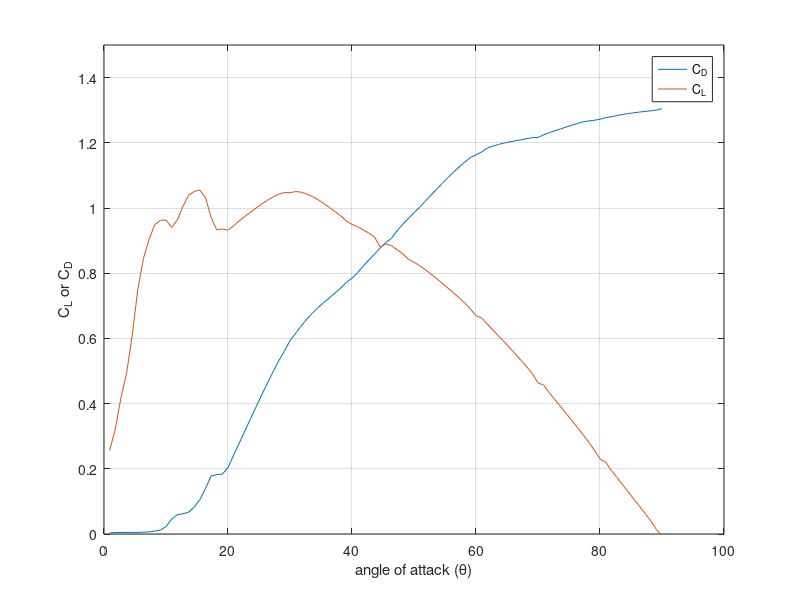

This figure's MATLAB source:
clear; close all; clc;

%% DEFINE
theta = deg2rad(45);
omega = 628.318; % 6000 rpm in rad/s
c = 0.02; % m
Vinf = 7; % m/s
dr = 0.01; % m
r = 0.03; %m
rho = 1.4;
%% getting C_L and C_D from the reference paper

alpha = linspace(0, pi/2, 100);
alpha_in_deg = rad2deg(alpha);
num = xlsread('Cl.csv');

x = num(:,1);
y = num(:,2);

xi = linspace(0, 90, 100);
C_L = interp1(x, y, xi);

num = xlsread('Cd.csv');

x = sort(num(:,1));
x(81) = []; % accidently has an overlapping number
y = sort(num(:,2));
y(81) = [];

xi = linspace(0, 90, 100);
C_D = interp1(x, y, xi);


figure;
h1 = plot(alpha_in_deg, C_D);
hold on;
h2 = plot(alpha_in_deg, C_L);
% xlim([17, 90])
ylim([0, 1.5])
xlabel('angle of attack (\theta)');
ylabel('C_L or C_D');
legend([h1, h2],'C_D','C_L','location','best');
grid on;
%%
[~, idx_theta_45] = min(abs(alpha_in_deg - 45));

C_L_at45 = C_L(idx_theta_45);
C_D_at45 = C_D(idx_theta_45);

a = 0.001; % first guess
b = 0.001; % first guess

V_disc = Vinf + Vinf * a;
V2 = r * omega * (1 - b);

V1 = sqrt(V_disc^2 + V2^2);
phi = atan(V_disc/V2);

alpha2 = theta - phi;

dT_a = 1/2*(V1^2)*rho*c*(C_L_at45 * cos(phi) - C_D_at45 * sin(phi)) * dr;
dQ_a = 1/2 *(V1^2) * rho * c * (C_L_at45 * sin(phi) + C_D_at45 * cos(phi)) * dr * r;

dT_m = 4 * pi * r * dr * rho * Vinf^2 * a * (1+a);
dQ_m = rho * 4 * pi * r^3 * Vinf * (1+a) * b * omega * dr;

%% Change a until dT_a is within 5% of dT_m

while(1)
    V_disc = Vinf + Vinf * a;
    V2 = r * omega * (1 - b);
    
    V1 = sqrt(V_disc^2 + V2^2);
    phi = atan(V_disc/V2);
    
    dT_a = 1/2*(V1^2)*rho*c*(C_L_at45 * cos(phi) - C_D_at45 * sin(phi)) * dr;
    dQ_a = 1/2 *(V1^2) * rho * c * (C_L_at45 * sin(phi) + C_D_at45 * cos(phi)) * dr * r;
    
    dT_m = 4 * pi * r * dr * rho * Vinf^2 * a * (1+a);
    dQ_m = rho * 4 * pi * r^3 * Vinf * (1+a) * b * omega * dr;
    
    perc_for_a = abs(dT_a - dT_m) / dT_m * 100;
    
    if perc_for_a < 5
        break
    end
    
    a = a + 0.001;
end


%% Change b until dQ_a is within 10% of dQ_m

while(1)
    V_disc = Vinf + Vinf * a;
    V2 = r * omega * (1 - b);
    
    V1 = sqrt(V_disc^2 + V2^2);
    phi = atan(V_disc/V2);
    
    dT_a = 1/2*(V1^2)*rho*c*(C_L_at45 * cos(phi) - C_D_at45 * sin(phi)) * dr;
    dQ_a = 1/2 *(V1^2) * rho * c * (C_L_at45 * sin(phi) + C_D_at45 * cos(phi)) * dr * r;
    
    dT_m = 4 * pi * r * dr * rho * Vinf^2 * a * (1+a);
    dQ_m = rho * 4 * pi * r^3 * Vinf * (1+a) * b * omega * dr;
        
    perc_for_b = abs(dQ_a - dQ_m) / dQ_m * 100;
    
    if perc_for_b < 10
        break
    end
    
    b = b + 0.001;
end

%% final result

disp(['a should be: ',num2str(a),' and b should be: ',num2str(b)]);
